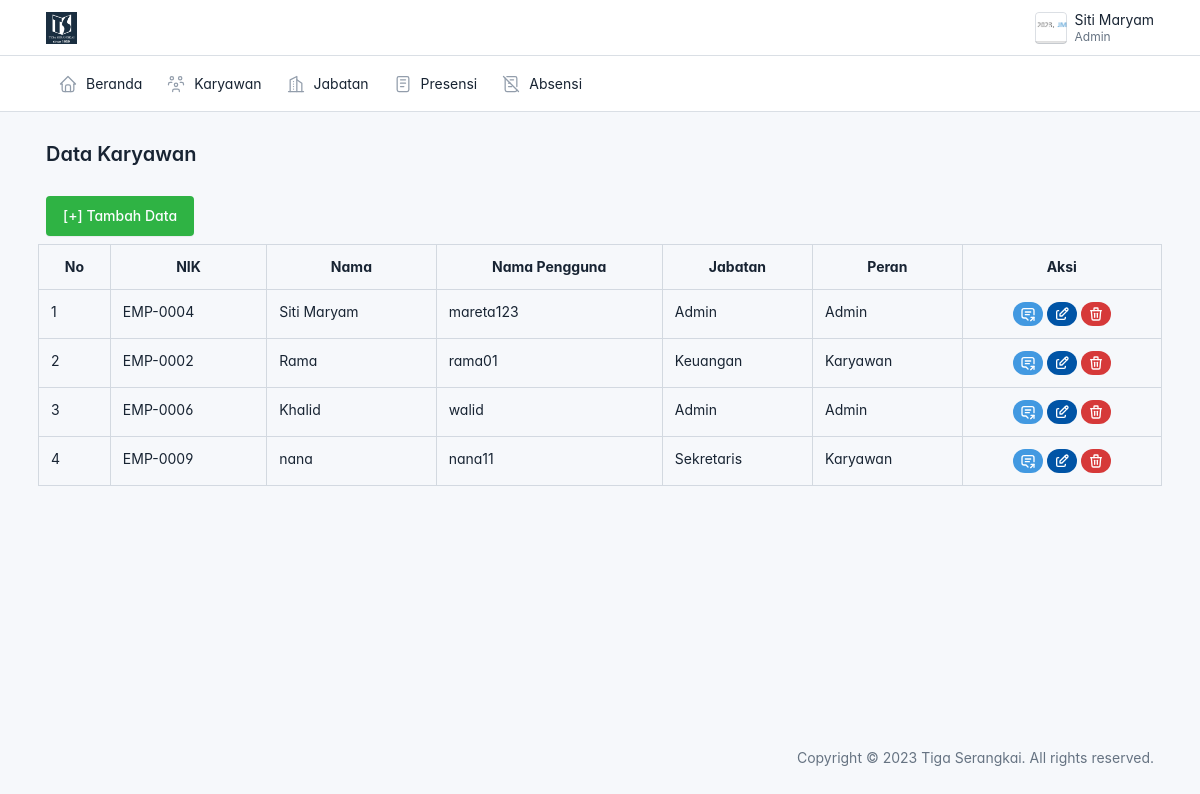
Page /admin/karyawan/karyawan.php (signed in) on the committed database.
### tables this page shows
CREATE TABLE `karyawan` (
  `id` int(11) NOT NULL,
  `nik` varchar(15) NOT NULL,
  `nama` varchar(50) NOT NULL,
  `jenis_kelamin` varchar(10) NOT NULL,
  `alamat` varchar(255) NOT NULL,
  `no_hp` varchar(15) NOT NULL,
  `jabatan` varchar(50) NOT NULL,
  `foto` varchar(255) NOT NULL
);

CREATE TABLE `users` (
  `id` int(11) NOT NULL,
  `id_karyawan` int(11) NOT NULL,
  `username` varchar(50) NOT NULL,
  `password` varchar(255) NOT NULL,
  `status` varchar(50) NOT NULL,
  `peran` varchar(50) NOT NULL
);

### config.php (called while the page is built, shortened)
<?php
function base_url($url = null)
{
    $base_url = 'http://localhost/e-presensi';
    if ($url != null) {
        return $base_url . '/'. $url;
    } else {
        return $base_url;
    }
}
?>

### admin/karyawan/karyawan.php (the view, shortened to what this page needs)
<?php
$judul = "Data Karyawan";
include('../layouts/header.php');
require_once('../../config.php');
$result = mysqli_query($connection, "SELECT users.id_karyawan, users.username, users.password, users.status, users.peran, karyawan. * FROM users JOIN karyawan ON users.id_karyawan = karyawan.id");
?>
    <div class="page-body">
        <div class="container-xl">
        <a href="<?= base_url('admin/karyawan/create.php') ?>" class="btn btn-success">[+] Tambah Data</a>
        <div class="row row-deck row-cards mt-1">
        <table class="table table-bordered mt-1">
            <tr class="text-center">
                <th>No</th>
                <th>NIK</th>
                <th>Nama</th>
                <th>Nama Pengguna</th>
                <th>Jabatan</th>
                <th>Peran</th>
                <th>Aksi</th>
            </tr>
            <?php if(mysqli_num_rows($result)=== 0) { ?>
                <tr>
                    <td colspan="7">Tidak ada data, silakan tambah data</td>
                </tr>
            <?php } else { ?>
                <?php $no = 1;
                    while($karyawan = mysqli_fetch_array($result)): ?>
                    <tr>
                        <td><?= $no++ ?></td>
                        <td><?= $karyawan['nik'] ?></td>
                        <td><?= $karyawan['nama'] ?></td>
                        <td><?= $karyawan['username'] ?></td>
                        <td><?= $karyawan['jabatan'] ?></td>
                        <td><?= $karyawan['peran'] ?></td>
                        <td class="text-center">
                            <a href="<?= base_url('admin/karyawan/detail.php?id=' .$karyawan['id']) ?>" class="badge badge-pill bg-info">
                                </a>
                            <a href="<?= base_url('admin/karyawan/edit.php?id=' .$karyawan['id']) ?>" class="badge badge-pill bg-primary"></a>
                            <a href="<?= base_url('admin/karyawan/delete.php?id=' .$karyawan['id']) ?>" class="badge badge-pill bg-danger button-delete">
                            </a>
                        </td>
                    </tr>
                <?php endwhile; ?>
            <?php } ?>
            </table>
        </div>
    </div>
</div>
<?php include('../layouts/footer.php');?>

### admin/layouts/header.php (shortened to what this page needs)
<?php
global $judul;
require_once('../../config.php');
$connection = mysqli_connect($db_host, $db_user, $db_pass, $db_name);
$id = $_SESSION['id'];
$query = "SELECT nama, jabatan,foto FROM karyawan WHERE id = ?";
$stmt = mysqli_prepare($connection, $query);
mysqli_stmt_bind_param($stmt, 'i', $id);
mysqli_stmt_execute($stmt);
$result = mysqli_stmt_get_result($stmt);
if ($result && mysqli_num_rows($result) > 0) {
    $user = mysqli_fetch_assoc($result);
} else {
    $namaUser = "Nama tidak ditemukan";
    $jabatanUser = "Jabatan tidak ditemukan";
}
?>
<!doctype html>
<html lang="en">
  <head>
    <link href="<?= base_url('assets/css/tabler.min.css?1692870487') ?>" rel="stylesheet"/>
    <link href="<?= base_url('assets/css/tabler-vendors.min.css?1692870487') ?>" rel="stylesheet"/>
    <link href="<?= base_url('assets/css/demo.min.css?1692870487') ?>" rel="stylesheet"/>
  </head>
  <body >
    <div class="page">
      <header class="navbar navbar-expand-md d-print-none" >
        <div class="container-xl">
          <h1 class="navbar-brand navbar-brand-autodark d-none-navbar-horizontal pe-0 pe-md-3">
            <a href=".">
              <img src="<?= base_url('assets/img/logo.png')?>" width="110" height="32" alt="Tabler" class="navbar-brand-image">
            </a>
          </h1>
          <div class="navbar-nav flex-row order-md-last">
            <div class="nav-item dropdown">
              <a href="#" class="nav-link d-flex lh-1 text-reset p-0" data-bs-toggle="dropdown" aria-label="Open user menu">
                <span class="avatar avatar-sm" style="background-image: url('../../assets/img/foto_karyawan/<?= htmlspecialchars($user['foto']) ?>')"></span>
                <div class="d-none d-xl-block ps-2">
                <div><?= htmlspecialchars($user['nama']) ?></div>
                <div class="mt-1 small text-secondary"><?= htmlspecialchars($user['jabatan']) ?></div>
                </div>
              </a>
            </div>
          </div>
        </div>
      </header>
      <header class="navbar-expand-md">
        <div class="collapse navbar-collapse" id="navbar-menu">
          <div class="navbar">
            <div class="container-xl">
              <ul class="navbar-nav">
                <li class="nav-item">
                  <a class="nav-link" href="<?= base_url('admin/beranda/beranda.php') ?>" >
                    <span class="nav-link-icon d-md-none d-lg-inline-block">
                    </span>
                    <span class="nav-link-title">
                      Beranda
                    </span>
                  </a>
                </li>
                <li class="nav-item">
                  <a class="nav-link" href="<?= base_url('admin/karyawan/karyawan.php') ?>" >
                    <span class="nav-link-icon d-md-none d-lg-inline-block">
                    </span>
                    <span class="nav-link-title">
                      Karyawan
                    </span>
                  </a>
                </li>
                <li class="nav-item">
                  <a class="nav-link" href="<?= base_url('admin/jabatan/jabatan.php') ?>" >
                    <span class="nav-link-icon d-md-none d-lg-inline-block">
                    </span>
                    <span class="nav-link-title">
                      Jabatan
                    </span>
                  </a>
                </li>
                <li class="nav-item">
                  <a class="nav-link" href="<?= base_url('admin/presensi/rekap.php') ?>" >
                    <span class="nav-link-icon d-md-none d-lg-inline-block">
                    </span>
                    <span class="nav-link-title">
                      Presensi
                    </span>
                  </a>
                </li>
                <li class="nav-item">
                  <a class="nav-link" href="<?= base_url('admin/absensi/absensi.php') ?>" >
                    <span class="nav-link-icon d-md-none d-lg-inline-block">
                    </span>
                    <span class="nav-link-title">
                      Absensi
                    </span>
                  </a>
                </li>
              </ul>
            </div>
          </div>
        </div>
      </header>
      <div class="page-wrapper">
        <div class="page-header d-print-none">
          <div class="container-xl">
            <div class="row g-2 align-items-center">
              <div class="col">
                <h2 class="page-title">
                  <?= $judul ?>
                </h2>
              </div>
            </div>
          </div>
        </div>

### admin/layouts/footer.php (shortened to what this page needs)
<footer class="footer footer-transparent d-print-none">
          <div class="container-xl">
            <div class="row text-center align-items-center flex-row-reverse">
              <div class="col-lg-auto ms-lg-auto">
              <div class="col-12 col-lg-auto mt-3 mt-lg-0">
                <ul class="list-inline list-inline-dots mb-0">
                  <li class="list-inline-item">
                    Copyright &copy; 2023
                    <a href="." class="link-secondary">Tiga Serangkai</a>.
                    All rights reserved.
                  </li>
                </ul>
              </div>
            </div>
          </div>
        </footer>
  </body>
</html>

### admin/layouts/header.php (style rules this page uses)
:root { --tblr-font-sans-serif: 'Inter Var', -apple-system, BlinkMacSystemFont, San Francisco, Segoe UI, Roboto, Helvetica Neue, sans-serif; }
body { font-feature-settings: "cv03", "cv04", "cv11"; }

### rows in the picture
karyawan: foto (picture), nama "Siti Maryam", jabatan "Admin"
users: id_karyawan.nik "EMP-0004", id_karyawan.nama "Siti Maryam", username "mareta123", id_karyawan.jabatan "Admin", peran "Admin"
users: id_karyawan.nik "EMP-0002", id_karyawan.nama "Rama", username "rama01", id_karyawan.jabatan "Keuangan", peran "Karyawan"
users: id_karyawan.nik "EMP-0006", id_karyawan.nama "Khalid", username "walid", id_karyawan.jabatan "Admin", peran "Admin"
users: id_karyawan.nik "EMP-0009", id_karyawan.nama "nana", username "nana11", id_karyawan.jabatan "Sekretaris", peran "Karyawan"

### other values in the picture
$judul "Data Karyawan"
